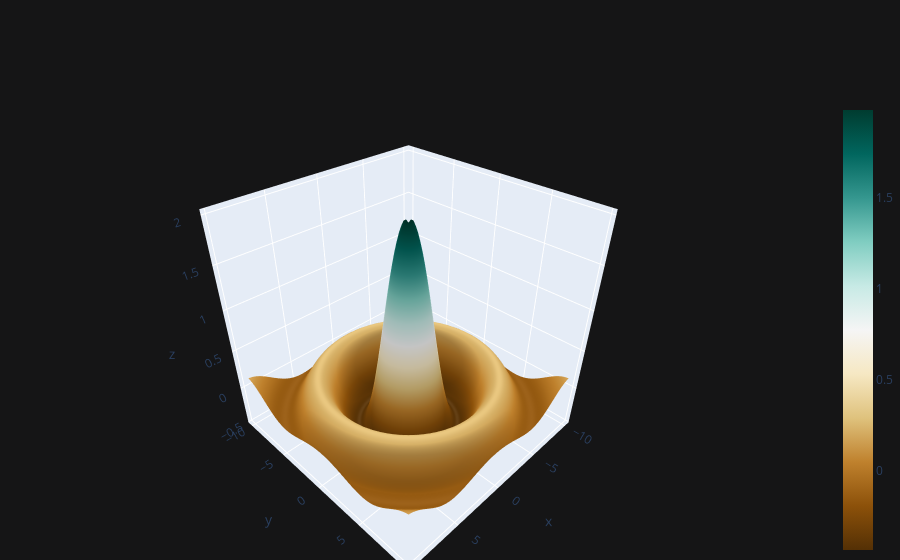

Source (notebook cell):
### Code cell
cf.datagen.sinwave(10,.25).iplot(kind='surface',theme='solar', colorscale='brbg',margin=(0,0,0))

### Figure 1 — Plotly figure (JSON) as saved in the notebook; plotly's stock layout.template omitted (floating-point values rounded to 4 significant figures; data arrays with more than 128 entries replaced by an {"elided": "..."} marker saying what was removed)
{"data": [{"colorscale": [[0, "rgb(84,48,5)"], [0.1, "rgb(140,81,10)"], [0.2, "rgb(191,129,45)"], [0.3, "rgb(223,194,125)"], [0.4, "rgb(246,232,195)"], [0.5, "rgb(245,245,245)"], [0.6, "rgb(199,234,229)"], [0.7, "rgb(128,205,193)"], [0.8, "rgb(53,151,143)"], [0.9, "rgb(1,102,94)"], [1, "rgb(0,60,48)"]], "type": "surface", "x": [-10, -9.75, -9.5, -9.25, -9, -8.75, -8.5, -8.25, -8, -7.75, -7.5, -7.25, -7, -6.75, -6.5, -6.25, -6, -5.75, -5.5, -5.25, -5, -4.75, -4.5, -4.25, -4, -3.75, -3.5, -3.25, -3, -2.75, -2.5, -2.25, -2, -1.75, -1.5, -1.25, -1, -0.75, -0.5, -0.25, 0, 0.25, 0.5, 0.75, 1, 1.25, 1.5, 1.75, 2, 2.25, 2.5, 2.75, 3, 3.25, 3.5, 3.75, 4, 4.25, 4.5, 4.75, 5, 5.25, 5.5, 5.75, 6, 6.25, 6.5, 6.75, 7, 7.25, 7.5, 7.75, 8, 8.25, 8.5, 8.75, 9, 9.25, 9.5, 9.75], "y": [-10, -9.75, -9.5, -9.25, -9, -8.75, -8.5, -8.25, -8, -7.75, -7.5, -7.25, -7, -6.75, -6.5, -6.25, -6, -5.75, -5.5, -5.25, -5, -4.75, -4.5, -4.25, -4, -3.75, -3.5, -3.25, -3, -2.75, -2.5, -2.25, -2, -1.75, -1.5, -1.25, -1, -0.75, -0.5, -0.25, 0, 0.25, 0.5, 0.75, 1, 1.25, 1.5, 1.75, 2, 2.25, 2.5, 2.75, 3, 3.25, 3.5, 3.75, 4, 4.25, 4.5, 4.75, 5, 5.25, 5.5, 5.75, 6, 6.25, 6.5, 6.75, 7, 7.25, 7.5, 7.75, 8, 8.25, 8.5, 8.75, 9, 9.25, 9.5, 9.75], "z": {"elided": "80x80 float values"}}], "layout": {"legend": {"bgcolor": "#151516", "font": {"color": "#D9D9D9"}}, "margin": {"b": 0, "l": 0, "r": 0}, "paper_bgcolor": "#151516", "plot_bgcolor": "#151516", "title": {"font": {"color": "#D9D9D9"}}, "xaxis": {"gridcolor": "#434343", "showgrid": true, "tickfont": {"color": "#C2C2C2"}, "title": {"font": {"color": "#D9D9D9"}, "text": ""}, "zerolinecolor": "#666570"}, "yaxis": {"gridcolor": "#434343", "showgrid": true, "tickfont": {"color": "#C2C2C2"}, "title": {"font": {"color": "#D9D9D9"}, "text": ""}, "zerolinecolor": "#666570"}}}
